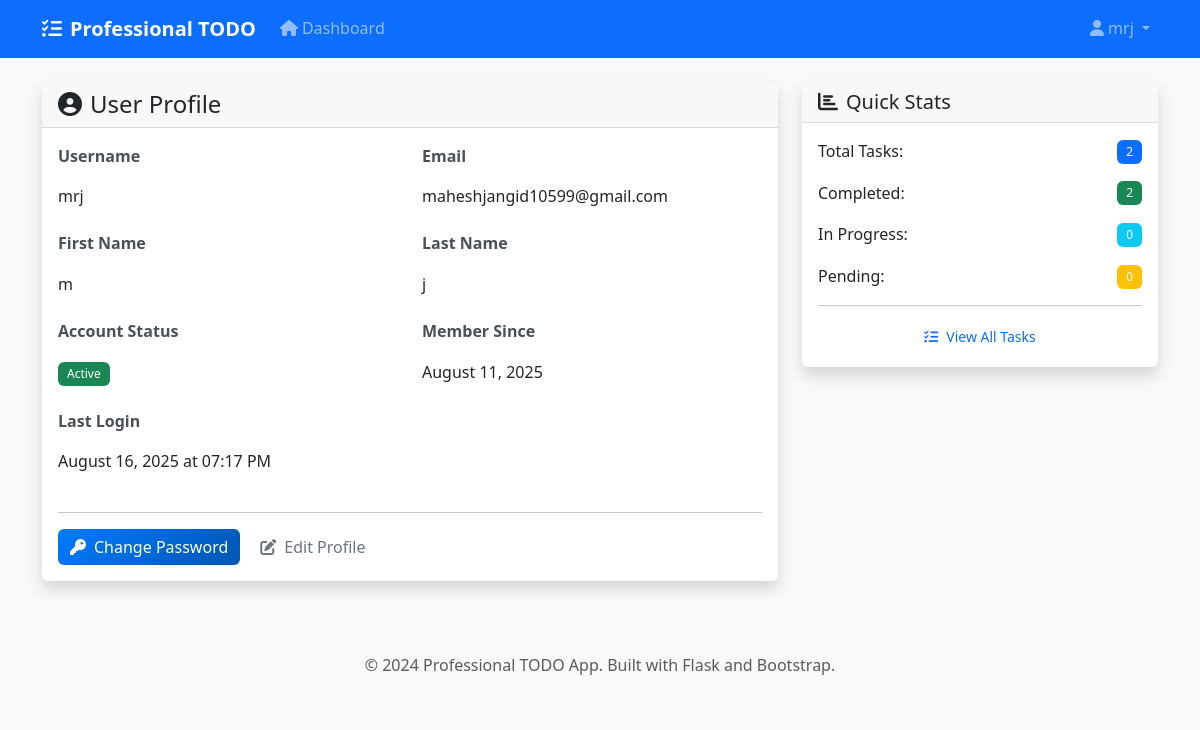
Page /auth/profile (signed in) on the earlier database version.
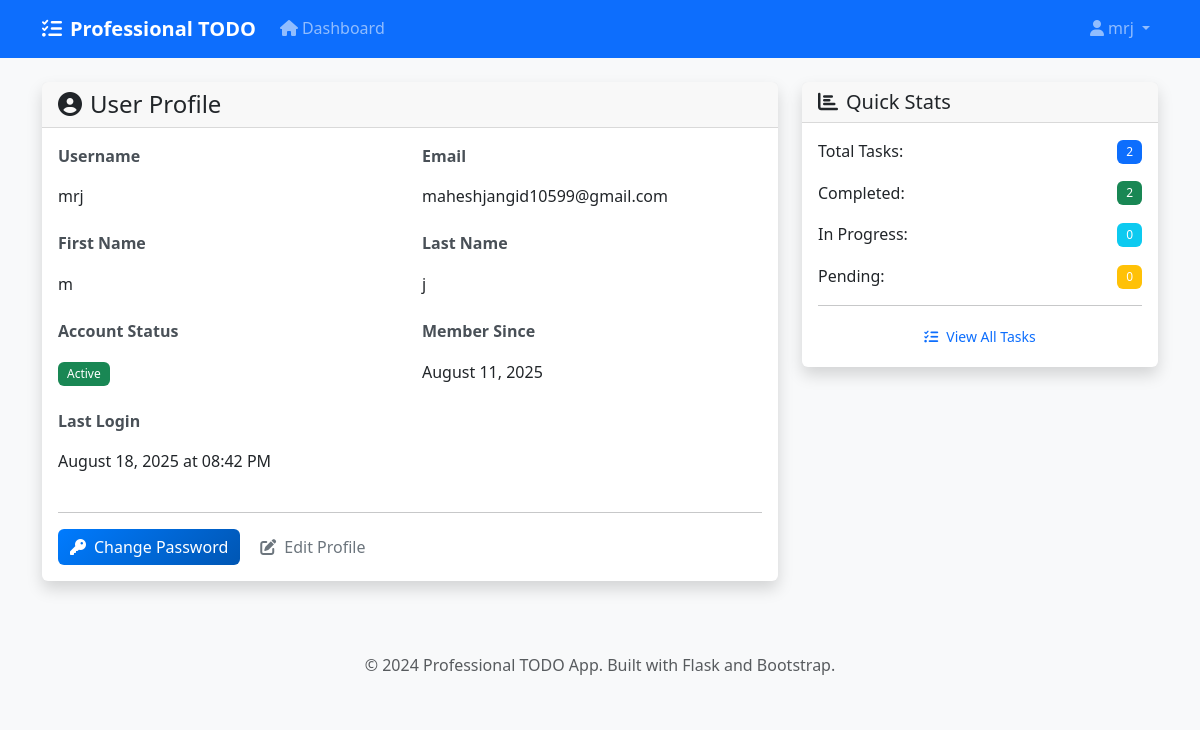
Same page on the later database version.
### app/models.py (models this page shows, shortened)
class User(UserMixin, db.Model):
    id = db.Column(db.Integer, primary_key=True)
    username = db.Column(db.String(80), unique=True, nullable=False)
    email = db.Column(db.String(120), unique=True, nullable=False)
    password_hash = db.Column(db.String(255), nullable=False)
    first_name = db.Column(db.String(50))
    last_name = db.Column(db.String(50))
    is_active = db.Column(db.Boolean, default=True)
    created_at = db.Column(db.DateTime, default=lambda: datetime.now(timezone.utc))
    last_login = db.Column(db.DateTime)
    tasks = db.relationship('Task', backref='user', lazy=True, cascade='all, delete-orphan')

### app/routes/auth.py (the view)
@auth_bp.route('/profile')
@login_required
def profile():
    return render_template('auth/profile.html')

### app/models.py (called while the page is built)
@login_manager.user_loader
def load_user(user_id):
    return User.query.get(int(user_id))

### run.py (called while the page is built)
@app.context_processor
def inject_now():
    from datetime import datetime
    return {'now': datetime.utcnow()}

### app/templates/auth/profile.html (shortened to what the changed rows need)
{% extends "base.html" %}
{% block content %}
<div class="row">
    <div class="col-md-8">
        <div class="card shadow">
            <div class="card-body">
                <div class="row">
                    <div class="col-md-6 mb-3">
                        <label class="form-label fw-bold">Username</label>
                        <p class="form-control-plaintext">{{ current_user.username }}</p>
                    </div>
                    <div class="col-md-6 mb-3">
                        <label class="form-label fw-bold">Email</label>
                        <p class="form-control-plaintext">{{ current_user.email }}</p>
                    </div>
                </div>
                <div class="row">
                    <div class="col-md-6 mb-3">
                        <label class="form-label fw-bold">First Name</label>
                        <p class="form-control-plaintext">{{ current_user.first_name or 'Not specified' }}</p>
                    </div>
                    <div class="col-md-6 mb-3">
                        <label class="form-label fw-bold">Last Name</label>
                        <p class="form-control-plaintext">{{ current_user.last_name or 'Not specified' }}</p>
                    </div>
                </div>
                <div class="row">
                    <div class="col-md-6 mb-3">
                        <p class="form-control-plaintext">
                            <span class="badge bg-{{ 'success' if current_user.is_active else 'danger' }}">
                                {{ 'Active' if current_user.is_active else 'Inactive' }}
                            </span>
                        </p>
                    </div>
                    <div class="col-md-6 mb-3">
                        <label class="form-label fw-bold">Member Since</label>
                        <p class="form-control-plaintext">{{ current_user.created_at.strftime('%B %d, %Y') }}</p>
                    </div>
                </div>
                {% if current_user.last_login %}
                <div class="row">
                    <div class="col-md-6 mb-3">
                        <label class="form-label fw-bold">Last Login</label>
                        <p class="form-control-plaintext">{{ current_user.last_login.strftime('%B %d, %Y at %I:%M %p') }}</p>
                    </div>
                </div>
                {% endif %}
            </div>
        </div>
    </div>
</div>
{% endblock %}

### app/templates/base.html (shortened to what this page needs)
<!DOCTYPE html>
<html lang="en">
<head>
    <link href="https://cdn.jsdelivr.net/npm/bootstrap@5.3.0/dist/css/bootstrap.min.css" rel="stylesheet">
    <link rel="stylesheet" href="https://cdnjs.cloudflare.com/ajax/libs/font-awesome/6.4.0/css/all.min.css">
    <link rel="stylesheet" href="{{ url_for('static', filename='css/style.css') }}">
</head>
<body>
    {% if current_user.is_authenticated %}
    <nav class="navbar navbar-expand-lg navbar-dark bg-primary">
        <div class="container">
            <a class="navbar-brand" href="{{ url_for('tasks.dashboard') }}">
                <i class="fas fa-tasks me-2"></i>Professional TODO
            </a>
            <div class="collapse navbar-collapse" id="navbarNav">
                <ul class="navbar-nav me-auto">
                    <li class="nav-item">
                        <a class="nav-link" href="{{ url_for('tasks.dashboard') }}">
                            <i class="fas fa-home me-1"></i>Dashboard
                        </a>
                    </li>
                </ul>
                <ul class="navbar-nav">
                    <li class="nav-item dropdown">
                        <a class="nav-link dropdown-toggle" href="#" id="navbarDropdown" role="button" data-bs-toggle="dropdown">
                            <i class="fas fa-user me-1"></i>{{ current_user.username }}
                        </a>
                    </li>
                </ul>
            </div>
        </div>
    </nav>
    {% endif %}
    <main class="container my-4">
        {% block content %}{% endblock %}
    </main>
    <footer class="bg-light py-4 mt-5">
        <div class="container text-center">
            <p class="text-muted mb-0">
                &copy; 2024 Professional TODO App. Built with Flask and Bootstrap.
            </p>
        </div>
    </footer>
</body>
</html>

Differences in the rows shown:
changed User "mrj": last_login "August 16, 2025 at 07:17 PM" → "August 18, 2025 at 08:42 PM"
